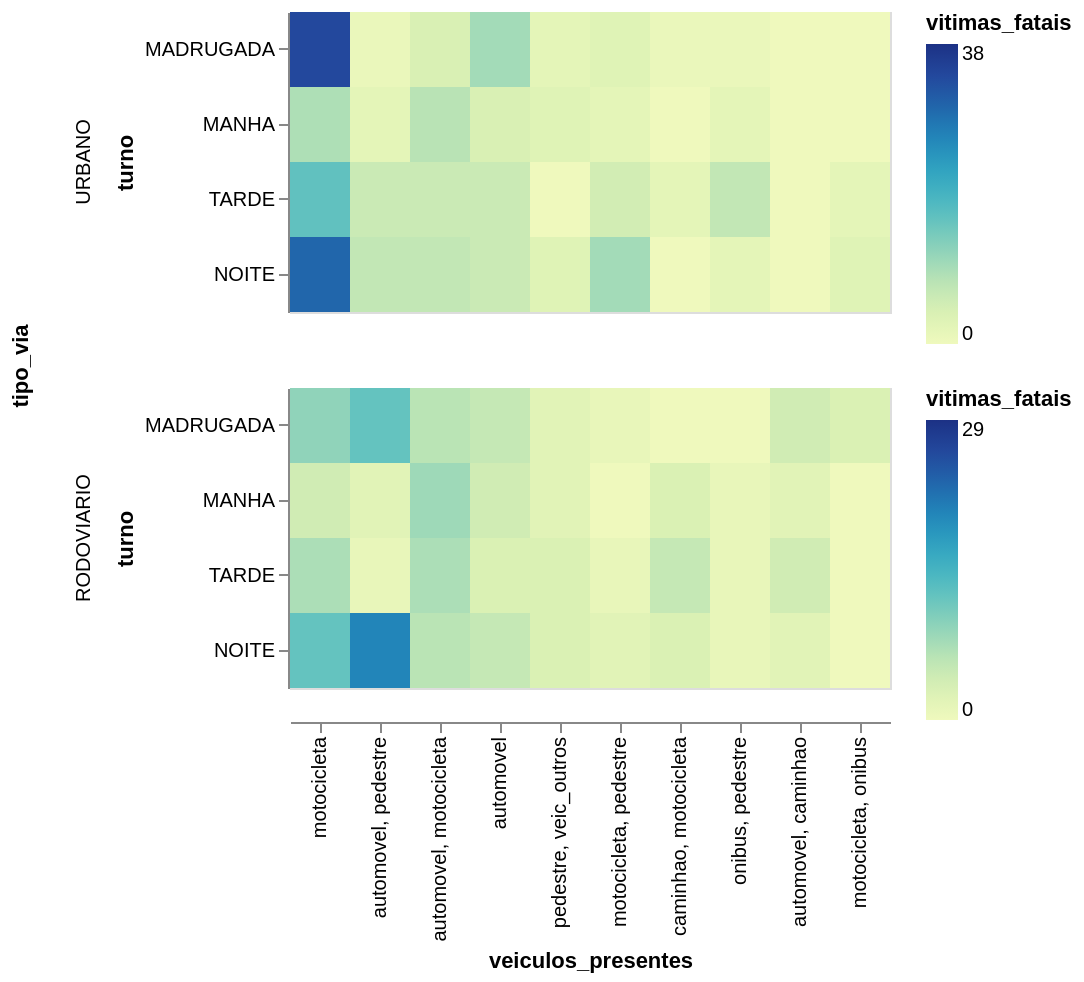

Notebook source saved alongside this figure:
### Code cell
df_vitimas_veiculos_presentes.filter(c('veiculos_presentes').is_in(order_vitimas)).with_columns(c('veiculos_presentes').cast(pl.Enum(order_vitimas)))\
    .plot.rect(x='veiculos_presentes', color='vitimas_fatais', y='turno', row='tipo_via') \
    .properties(height=150, width=300).resolve_scale(color='independent')

### Figure 1 — Vega-Lite specification as saved in the notebook (floating-point values rounded to 4 significant figures; data arrays with more than 128 entries replaced by an {"elided": "..."} marker saying what was removed)
{"config": {"view": {"continuousWidth": 300, "continuousHeight": 300}}, "data": {"name": "data-3e60441184f4f0dcd841083a0d2bc340"}, "mark": {"type": "rect", "tooltip": true}, "encoding": {"color": {"field": "vitimas_fatais", "type": "quantitative"}, "row": {"field": "tipo_via", "sort": ["URBANO", "RODOVIARIO"], "type": "ordinal"}, "x": {"field": "veiculos_presentes", "sort": ["motocicleta", "automovel, pedestre", "automovel, motocicleta", "automovel", "pedestre, veic_outros", "motocicleta, pedestre", "caminhao, motocicleta", "onibus, pedestre", "automovel, caminhao", "motocicleta, onibus"], "type": "ordinal"}, "y": {"field": "turno", "sort": ["MADRUGADA", "MANHA", "TARDE", "NOITE"], "type": "ordinal"}}, "height": 150, "params": [{"name": "param_1e9efca18e7a2868", "select": {"type": "interval", "encodings": ["x", "y"]}, "bind": "scales"}], "resolve": {"scale": {"color": "independent"}}, "width": 300, "$schema": "https://vega.github.io/schema/vega-lite/v6.4.1.json", "datasets": {"data-3e60441184f4f0dcd841083a0d2bc340": {"elided": "154 records"}}}
